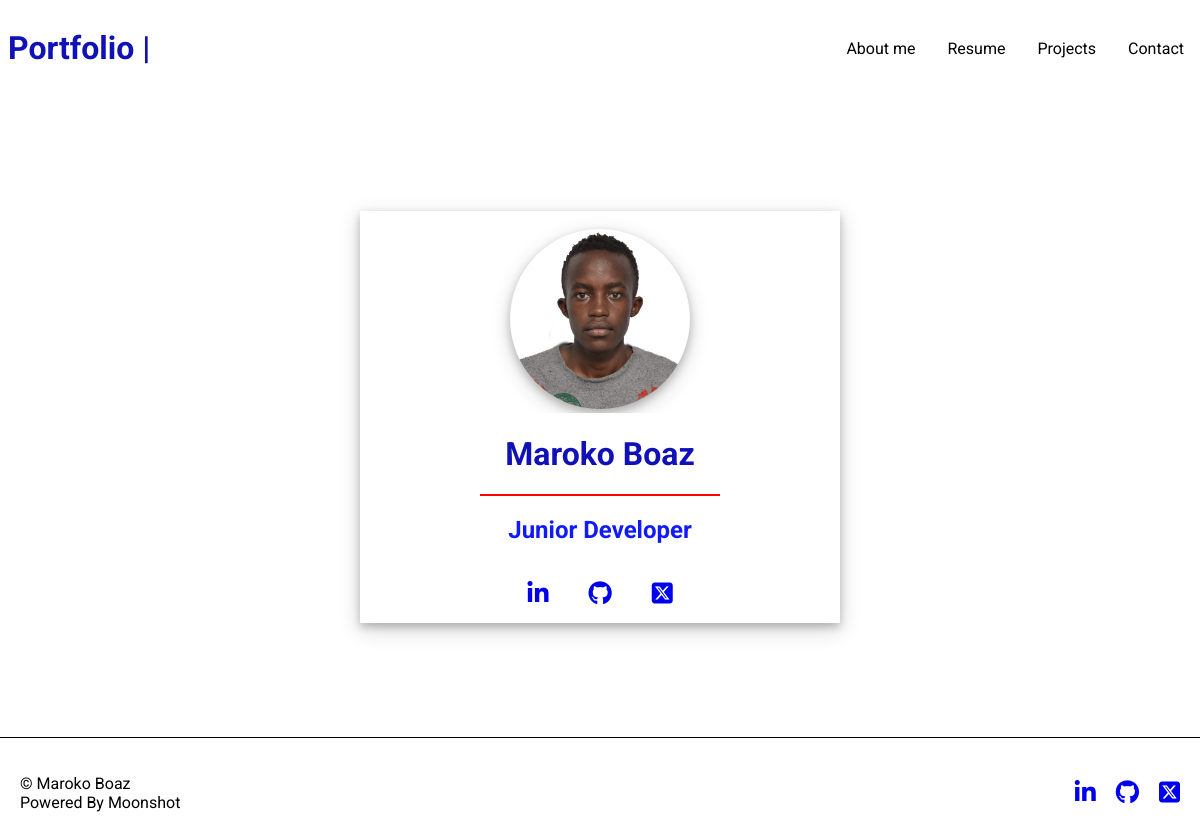
The page / on the database its author committed.
### core/models.py (models this page shows)
class About(models.Model):
    profile_picture = models.ImageField(default="core/default.png")
    name = models.CharField(max_length=25)
    role = models.CharField(max_length=30)

### core/views.py (the view)
# urls.py: path("", views.about, name="about"),
def about(request):
    about_page = About.objects.all()
    return render(request, 'core/about.html', {"about_page": about_page})

### core/templates/core/about.html (shortened to what this page needs)
{% extends "core/main_layout.html" %}
{% block content %}
    <div class="card">
    {% for detail in about_page %}
        <div class="profile">
            <img alt="profile" src="{{ detail.profile_picture.url }}" width="180px">
        </div>
        <div class="name">
            <h1>{{ detail.name }}</h1>
        </div>
        <div class="role">
            <h2>{{ detail.role }}</h2>
        </div>
        <div class="socials">
            <a href="https://linkedin.com/in/boazmaroko" target="_blank" rel="noopener"><i class="fa-brands fa-linkedin-in fa-xl"></i></a>
            <a href="https://github.com/Boaz-Maroko" target="_blank" rel="noopener"><i class="fa-brands fa-github fa-xl"></i></a>
            <a href="https://twitter.com/AlphaaHub" target="_blank" rel="noopener"><i class="fa-brands fa-square-x-twitter fa-xl"></i></a>
        </div>
    {% endfor %}
    </div>
{% endblock %}

### core/static/core/style.css (style rules this page uses)
* { font-family: 'Roboto'; box-sizing: border-box; background-color: white; }
body { display: block; background-color: white; position: relative; padding: 0; margin: 0; }
h1 { color: #1111b8; }
h2 { color: #111bfa; }
.card { display: flex; flex-direction: column; align-items: center; box-shadow: 0 4px 8px 0 rgba(0, 0, 0, 0.2), 0 6px 20px 0 rgba(0, 0, 0, 0.19); min-width: 40vw; min-height: 40vh; }
.profile img { border-radius: 50%; box-shadow: 0 4px 8px 0 rgba(0, 0, 0, 0.2), 0 6px 20px 0 rgba(0, 0, 0, 0.19); margin-top: 10%; }
.socials { display: flex; justify-content: center; padding: 20px; min-width: 40vw; align-self: flex-start; }
.socials i { padding: 0 20px 0 20px; justify-content: flex-end; }

### rows shown on the page
About: profile_picture (picture), name "Maroko Boaz", role "Junior Developer"
